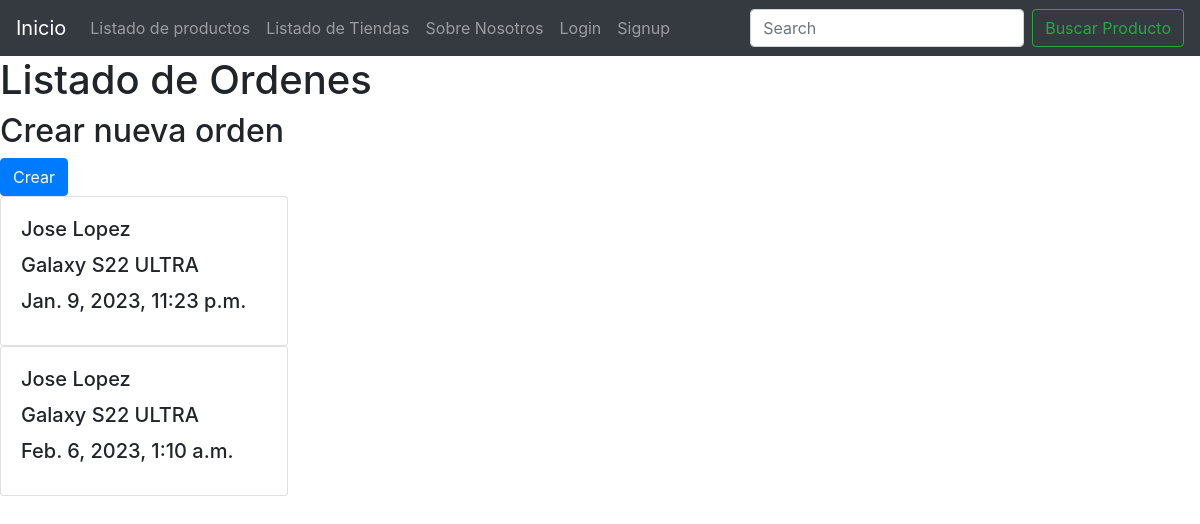
Page /order/list-orders/ on the earlier database version.
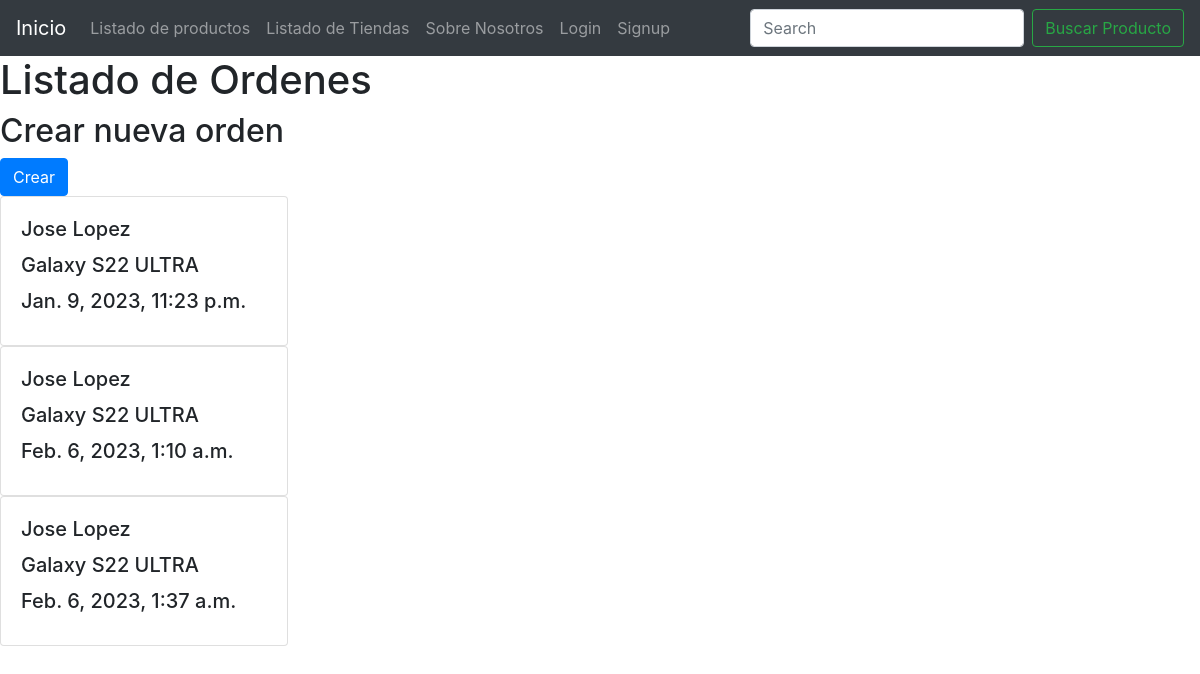
Same page on the later database version.
### order/models.py (models this page shows, shortened)
class Order(models.Model):
    client = models.CharField(max_length=100)
    product = models.CharField(max_length=100)
    creation_time = models.DateTimeField(auto_now_add=True)

### order/views.py (the view)
# urls.py: path('list-orders/', list_orders),
def list_orders(request):
    if 'search' in request.GET:
        search = request.GET['search']
        orders = Order.objects.filter(name__icontains=search)
    else:
        orders = Order.objects.all()
    context = {
        'order':orders,
    }
    return render(request, 'order/list_order.html', context=context)

### templates/order/list_order.html (shortened to what this page needs)
{% extends 'base.html' %}
{% block content %}
    <h1>Listado de Ordenes</h1>
    <h2>Crear nueva orden </h2> <a href="/order/create-order/" class="btn btn-primary">Crear</a>
    {% for order in order %}
        <div class="card" style="width: 18rem;">
            <div class="card-body">
            <h5 class="card-title">{{order.client}}</h5>
            <h5 class="card-title">{{order.product}}</h5>
            <h5 class="card-title">{{order.creation_time}}</h5>
            </div>
        </div>
    {% endfor %}
{% endblock %}

### templates/base.html (shortened to what this page needs)
<!DOCTYPE html>
<html lang="en">
<head>
    <link rel="stylesheet" href="https://cdn.jsdelivr.net/npm/bootstrap@4.6.2/dist/css/bootstrap.min.css"
>
</head>
<body>
    <header>
        <nav class="navbar navbar-expand-lg navbar-dark bg-dark">
            <a class="navbar-brand" href="/">Inicio</a>
            <div class="collapse navbar-collapse" id="navbarSupportedContent">
                <ul class="navbar-nav mr-auto">
                    <li class="nav-item">
                        <a class="nav-link" href="/product/list-products/">Listado de productos</a>
                    </li>
                    <li class="nav-item">
                        <a class="nav-link" href="/store/list-stores/">Listado de Tiendas</a>
                    </li>
                    <li class="nav-item">
                        <a class="nav-link" href="/about_me/">Sobre Nosotros</a>
                    </li>
                     {% if request.user.is_authenticated %}
                    <li class="nav-item">
                        <a class="nav-link" href="/users/logout/">Logout</a>
                    </li>
                    <li class="nav-item">
                        <a class="nav-link" href="/users/update/">{{request.user.username}}</a>
                    </li>
                    <li class="nav-item">
                        <a class="nav-link" href="/users/update/profile/">Perfil Usuario</a>
                    </li>
                    {% else %}
                    <li class="nav-item">
                        <a class="nav-link" href="/users/login/">Login</a>
                    </li>
                    <li class="nav-item">
                        <a class="nav-link" href="/users/signup/">Signup</a>
                    </li>
                    {% endif %}
                </ul>
                <form class="form-inline my-2 my-lg-0" action="/product/list-products/" method="GET">
                    <input class="form-control mr-sm-2" type="search" placeholder="Search" aria-label="Search" name="search">
                    <button class="btn btn-outline-success my-2 my-sm-0" type="submit">Buscar Producto</button>
                </form>
            </div>
        </nav>
    </header>
    {% block content %}
    {% endblock %}
</body>
</html>

Differences in the rows shown:
added Order: client "Jose Lopez", product "Galaxy S22 ULTRA", creation_time "Feb. 6, 2023, 1:37 a.m."
